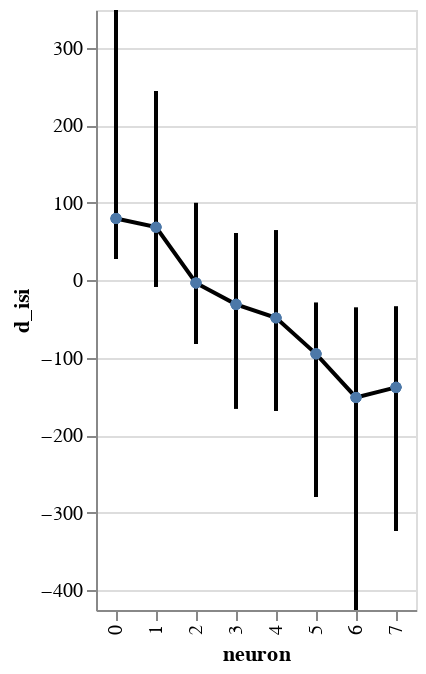

The code cell stored with this chart in its notebook:
### Code cell
chart_p = visualization.plot_posterior(df=df_both, title=f'd_{y}', x='neuron', )
chart_p[0] + chart_p[1]

### Figure 1 — Vega-Lite specification as saved in the notebook (floating-point values rounded to 4 significant figures)
{"config": {"view": {"continuousWidth": 400, "continuousHeight": 300}}, "layer": [{"mark": {"type": "rule", "clip": true, "size": 2}, "encoding": {"x": {"type": "ordinal", "field": "neuron"}, "y": {"type": "quantitative", "axis": {"orient": "left", "title": ""}, "field": "lower interval", "scale": {"domain": [-425.4, 348.8], "zero": true}}, "y2": {"field": "higher interval"}}}, {"mark": {"type": "line", "clip": true, "color": "black", "fill": null, "point": true}, "encoding": {"x": {"type": "ordinal", "field": "neuron"}, "y": {"type": "quantitative", "axis": {"orient": "left"}, "field": "center interval", "scale": {"domain": [-425.4, 348.8], "zero": true}, "title": "d_isi"}}}], "data": {"name": "data-92e34c6e1ebe884566981e90e80245d2"}, "$schema": "https://vega.github.io/schema/vega-lite/v4.8.1.json", "datasets": {"data-92e34c6e1ebe884566981e90e80245d2": [{"index": 0, "neuron": 0, "mouse": "m0bayes", "intercept higher interval": 0.06853, "intercept lower interval": 0.06, "intercept center interval": 0.06467, "mu_intercept_per_group higher interval": 23.02, "mu_intercept_per_group lower interval": -9.37, "mu_intercept_per_group center interval": 7.81, "sigma_intercept_per_group higher interval": 0.000522, "sigma_intercept_per_group lower interval": 1.982e-05, "sigma_intercept_per_group center interval": 9.724e-05, "sigma_obs higher interval": 0.01177, "sigma_obs lower interval": 0.009283, "sigma_obs center interval": 0.01031, "sigma_slope_per_condition higher interval": 0.0001757, "sigma_slope_per_condition lower interval": 3.304e-05, "sigma_slope_per_condition center interval": 5.255e-05, "higher interval": 348.8, "lower interval": 27.81, "center interval": 79.78, "isi diff": 0.001389}, {"index": 1, "neuron": 0, "mouse": "m1bayes", "intercept higher interval": 0.06853, "intercept lower interval": 0.06, "intercept center interval": 0.06467, "mu_intercept_per_group higher interval": 23.02, "mu_intercept_per_group lower interval": -9.37, "mu_intercept_per_group center interval": 7.81, "sigma_intercept_per_group higher interval": 0.000522, "sigma_intercept_per_group lower interval": 1.982e-05, "sigma_intercept_per_group center interval": 9.724e-05, "sigma_obs higher interval": 0.01177, "sigma_obs lower interval": 0.009283, "sigma_obs center interval": 0.01031, "sigma_slope_per_condition higher interval": 0.0001757, "sigma_slope_per_condition lower interval": 3.304e-05, "sigma_slope_per_condition center interval": 5.255e-05, "higher interval": 348.8, "lower interval": 27.81, "center interval": 79.78, "isi diff": 0.005054}, {"index": 2, "neuron": 0, "mouse": "m2bayes", "intercept higher interval": 0.06853, "intercept lower interval": 0.06, "intercept center interval": 0.06467, "mu_intercept_per_group higher interval": 23.02, "mu_intercept_per_group lower interval": -9.37, "mu_intercept_per_group center interval": 7.81, "sigma_intercept_per_group higher interval": 0.000522, "sigma_intercept_per_group lower interval": 1.982e-05, "sigma_intercept_per_group center interval": 9.724e-05, "sigma_obs higher interval": 0.01177, "sigma_obs lower interval": 0.009283, "sigma_obs center interval": 0.01031, "sigma_slope_per_condition higher interval": 0.0001757, "sigma_slope_per_condition lower interval": 3.304e-05, "sigma_slope_per_condition center interval": 5.255e-05, "higher interval": 348.8, "lower interval": 27.81, "center interval": 79.78, "isi diff": -0.003872}, {"index": 3, "neuron": 0, "mouse": "m3bayes", "intercept higher interval": 0.06853, "intercept lower interval": 0.06, "intercept center interval": 0.06467, "mu_intercept_per_group higher interval": 23.02, "mu_intercept_per_group lower interval": -9.37, "mu_intercept_per_group center interval": 7.81, "sigma_intercept_per_group higher interval": 0.000522, "sigma_intercept_per_group lower interval": 1.982e-05, "sigma_intercept_per_group center interval": 9.724e-05, "sigma_obs higher interval": 0.01177, "sigma_obs lower interval": 0.009283, "sigma_obs center interval": 0.01031, "sigma_slope_per_condition higher interval": 0.0001757, "sigma_slope_per_condition lower interval": 3.304e-05, "sigma_slope_per_condition center interval": 5.255e-05, "higher interval": 348.8, "lower interval": 27.81, "center interval": 79.78, "isi diff": -0.01902}, {"index": 4, "neuron": 1, "mouse": "m0bayes", "intercept higher interval": null, "intercept lower interval": null, "intercept center interval": null, "mu_intercept_per_group higher interval": 8.582, "mu_intercept_per_group lower interval": -23.23, "mu_intercept_per_group center interval": -2.237, "sigma_intercept_per_group higher interval": null, "sigma_intercept_per_group lower interval": null, "sigma_intercept_per_group center interval": null, "sigma_obs higher interval": null, "sigma_obs lower interval": null, "sigma_obs center interval": null, "sigma_slope_per_condition higher interval": null, "sigma_slope_per_condition lower interval": null, "sigma_slope_per_condition center interval": null, "higher interval": 244.2, "lower interval": -8.152, "center interval": 68.65, "isi diff": 0.002404}, {"index": 5, "neuron": 1, "mouse": "m1bayes", "intercept higher interval": null, "intercept lower interval": null, "intercept center interval": null, "mu_intercept_per_group higher interval": 8.582, "mu_intercept_per_group lower interval": -23.23, "mu_intercept_per_group center interval": -2.237, "sigma_intercept_per_group higher interval": null, "sigma_intercept_per_group lower interval": null, "sigma_intercept_per_group center interval": null, "sigma_obs higher interval": null, "sigma_obs lower interval": null, "sigma_obs center interval": null, "sigma_slope_per_condition higher interval": null, "sigma_slope_per_condition lower interval": null, "sigma_slope_per_condition center interval": null, "higher interval": 244.2, "lower interval": -8.152, "center interval": 68.65, "isi diff": -0.006311}, {"index": 6, "neuron": 1, "mouse": "m2bayes", "intercept higher interval": null, "intercept lower interval": null, "intercept center interval": null, "mu_intercept_per_group higher interval": 8.582, "mu_intercept_per_group lower interval": -23.23, "mu_intercept_per_group center interval": -2.237, "sigma_intercept_per_group higher interval": null, "sigma_intercept_per_group lower interval": null, "sigma_intercept_per_group center interval": null, "sigma_obs higher interval": null, "sigma_obs lower interval": null, "sigma_obs center interval": null, "sigma_slope_per_condition higher interval": null, "sigma_slope_per_condition lower interval": null, "sigma_slope_per_condition center interval": null, "higher interval": 244.2, "lower interval": -8.152, "center interval": 68.65, "isi diff": 0.0002756}, {"index": 7, "neuron": 1, "mouse": "m3bayes", "intercept higher interval": null, "intercept lower interval": null, "intercept center interval": null, "mu_intercept_per_group higher interval": 8.582, "mu_intercept_per_group lower interval": -23.23, "mu_intercept_per_group center interval": -2.237, "sigma_intercept_per_group higher interval": null, "sigma_intercept_per_group lower interval": null, "sigma_intercept_per_group center interval": null, "sigma_obs higher interval": null, "sigma_obs lower interval": null, "sigma_obs center interval": null, "sigma_slope_per_condition higher interval": null, "sigma_slope_per_condition lower interval": null, "sigma_slope_per_condition center interval": null, "higher interval": 244.2, "lower interval": -8.152, "center interval": 68.65, "isi diff": -0.007702}, {"index": 8, "neuron": 2, "mouse": "m0bayes", "intercept higher interval": null, "intercept lower interval": null, "intercept center interval": null, "mu_intercept_per_group higher interval": 18.28, "mu_intercept_per_group lower interval": -16.3, "mu_intercept_per_group center interval": -4.443, "sigma_intercept_per_group higher interval": null, "sigma_intercept_per_group lower interval": null, "sigma_intercept_per_group center interval": null, "sigma_obs higher interval": null, "sigma_obs lower interval": null, "sigma_obs center interval": null, "sigma_slope_per_condition higher interval": null, "sigma_slope_per_condition lower interval": null, "sigma_slope_per_condition center interval": null, "higher interval": 99.85, "lower interval": -81.9, "center interval": -3.433, "isi diff": -0.01811}, {"index": 9, "neuron": 2, "mouse": "m1bayes", "intercept higher interval": null, "intercept lower interval": null, "intercept center interval": null, "mu_intercept_per_group higher interval": 18.28, "mu_intercept_per_group lower interval": -16.3, "mu_intercept_per_group center interval": -4.443, "sigma_intercept_per_group higher interval": null, "sigma_intercept_per_group lower interval": null, "sigma_intercept_per_group center interval": null, "sigma_obs higher interval": null, "sigma_obs lower interval": null, "sigma_obs center interval": null, "sigma_slope_per_condition higher interval": null, "sigma_slope_per_condition lower interval": null, "sigma_slope_per_condition center interval": null, "higher interval": 99.85, "lower interval": -81.9, "center interval": -3.433, "isi diff": -0.0008288}, {"index": 10, "neuron": 2, "mouse": "m2bayes", "intercept higher interval": null, "intercept lower interval": null, "intercept center interval": null, "mu_intercept_per_group higher interval": 18.28, "mu_intercept_per_group lower interval": -16.3, "mu_intercept_per_group center interval": -4.443, "sigma_intercept_per_group higher interval": null, "sigma_intercept_per_group lower interval": null, "sigma_intercept_per_group center interval": null, "sigma_obs higher interval": null, "sigma_obs lower interval": null, "sigma_obs center interval": null, "sigma_slope_per_condition higher interval": null, "sigma_slope_per_condition lower interval": null, "sigma_slope_per_condition center interval": null, "higher interval": 99.85, "lower interval": -81.9, "center interval": -3.433, "isi diff": -0.019}, {"index": 11, "neuron": 2, "mouse": "m3bayes", "intercept higher interval": null, "intercept lower interval": null, "intercept center interval": null, "mu_intercept_per_group higher interval": 18.28, "mu_intercept_per_group lower interval": -16.3, "mu_intercept_per_group center interval": -4.443, "sigma_intercept_per_group higher interval": null, "sigma_intercept_per_group lower interval": null, "sigma_intercept_per_group center interval": null, "sigma_obs higher interval": null, "sigma_obs lower interval": null, "sigma_obs center interval": null, "sigma_slope_per_condition higher interval": null, "sigma_slope_per_condition lower interval": null, "sigma_slope_per_condition center interval": null, "higher interval": 99.85, "lower interval": -81.9, "center interval": -3.433, "isi diff": -0.007841}, {"index": 12, "neuron": 3, "mouse": "m0bayes", "intercept higher interval": null, "intercept lower interval": null, "intercept center interval": null, "mu_intercept_per_group higher interval": 9.598, "mu_intercept_per_group lower interval": -23.89, "mu_intercept_per_group center interval": -8.524, "sigma_intercept_per_group higher interval": null, "sigma_intercept_per_group lower interval": null, "sigma_intercept_per_group center interval": null, "sigma_obs higher interval": null, "sigma_obs lower interval": null, "sigma_obs center interval": null, "sigma_slope_per_condition higher interval": null, "sigma_slope_per_condition lower interval": null, "sigma_slope_per_condition center interval": null, "higher interval": 61.02, "lower interval": -165.4, "center interval": -31.02, "isi diff": -0.008689}, {"index": 13, "neuron": 3, "mouse": "m1bayes", "intercept higher interval": null, "intercept lower interval": null, "intercept center interval": null, "mu_intercept_per_group higher interval": 9.598, "mu_intercept_per_group lower interval": -23.89, "mu_intercept_per_group center interval": -8.524, "sigma_intercept_per_group higher interval": null, "sigma_intercept_per_group lower interval": null, "sigma_intercept_per_group center interval": null, "sigma_obs higher interval": null, "sigma_obs lower interval": null, "sigma_obs center interval": null, "sigma_slope_per_condition higher interval": null, "sigma_slope_per_condition lower interval": null, "sigma_slope_per_condition center interval": null, "higher interval": 61.02, "lower interval": -165.4, "center interval": -31.02, "isi diff": 0.0024}, {"index": 14, "neuron": 3, "mouse": "m2bayes", "intercept higher interval": null, "intercept lower interval": null, "intercept center interval": null, "mu_intercept_per_group higher interval": 9.598, "mu_intercept_per_group lower interval": -23.89, "mu_intercept_per_group center interval": -8.524, "sigma_intercept_per_group higher interval": null, "sigma_intercept_per_group lower interval": null, "sigma_intercept_per_group center interval": null, "sigma_obs higher interval": null, "sigma_obs lower interval": null, "sigma_obs center interval": null, "sigma_slope_per_condition higher interval": null, "sigma_slope_per_condition lower interval": null, "sigma_slope_per_condition center interval": null, "higher interval": 61.02, "lower interval": -165.4, "center interval": -31.02, "isi diff": -0.02157}, {"index": 15, "neuron": 3, "mouse": "m3bayes", "intercept higher interval": null, "intercept lower interval": null, "intercept center interval": null, "mu_intercept_per_group higher interval": 9.598, "mu_intercept_per_group lower interval": -23.89, "mu_intercept_per_group center interval": -8.524, "sigma_intercept_per_group higher interval": null, "sigma_intercept_per_group lower interval": null, "sigma_intercept_per_group center interval": null, "sigma_obs higher interval": null, "sigma_obs lower interval": null, "sigma_obs center interval": null, "sigma_slope_per_condition higher interval": null, "sigma_slope_per_condition lower interval": null, "sigma_slope_per_condition center interval": null, "higher interval": 61.02, "lower interval": -165.4, "center interval": -31.02, "isi diff": -0.005418}, {"index": 16, "neuron": 4, "mouse": "m0bayes", "intercept higher interval": null, "intercept lower interval": null, "intercept center interval": null, "mu_intercept_per_group higher interval": null, "mu_intercept_per_group lower interval": null, "mu_intercept_per_group center interval": null, "sigma_intercept_per_group higher interval": null, "sigma_intercept_per_group lower interval": null, "sigma_intercept_per_group center interval": null, "sigma_obs higher interval": null, "sigma_obs lower interval": null, "sigma_obs center interval": null, "sigma_slope_per_condition higher interval": null, "sigma_slope_per_condition lower interval": null, "sigma_slope_per_condition center interval": null, "higher interval": 64.3, "lower interval": -168.1, "center interval": -48.47, "isi diff": -0.007306}, {"index": 17, "neuron": 4, "mouse": "m1bayes", "intercept higher interval": null, "intercept lower interval": null, "intercept center interval": null, "mu_intercept_per_group higher interval": null, "mu_intercept_per_group lower interval": null, "mu_intercept_per_group center interval": null, "sigma_intercept_per_group higher interval": null, "sigma_intercept_per_group lower interval": null, "sigma_intercept_per_group center interval": null, "sigma_obs higher interval": null, "sigma_obs lower interval": null, "sigma_obs center interval": null, "sigma_slope_per_condition higher interval": null, "sigma_slope_per_condition lower interval": null, "sigma_slope_per_condition center interval": null, "higher interval": 64.3, "lower interval": -168.1, "center interval": -48.47, "isi diff": 0.000305}, {"index": 18, "neuron": 4, "mouse": "m2bayes", "intercept higher interval": null, "intercept lower interval": null, "intercept center interval": null, "mu_intercept_per_group higher interval": null, "mu_intercept_per_group lower interval": null, "mu_intercept_per_group center interval": null, "sigma_intercept_per_group higher interval": null, "sigma_intercept_per_group lower interval": null, "sigma_intercept_per_group center interval": null, "sigma_obs higher interval": null, "sigma_obs lower interval": null, "sigma_obs center interval": null, "sigma_slope_per_condition higher interval": null, "sigma_slope_per_condition lower interval": null, "sigma_slope_per_condition center interval": null, "higher interval": 64.3, "lower interval": -168.1, "center interval": -48.47, "isi diff": 0.0001987}, {"index": 19, "neuron": 4, "mouse": "m3bayes", "intercept higher interval": null, "intercept lower interval": null, "intercept center interval": null, "mu_intercept_per_group higher interval": null, "mu_intercept_per_group lower interval": null, "mu_intercept_per_group center interval": null, "sigma_intercept_per_group higher interval": null, "sigma_intercept_per_group lower interval": null, "sigma_intercept_per_group center interval": null, "sigma_obs higher interval": null, "sigma_obs lower interval": null, "sigma_obs center interval": null, "sigma_slope_per_condition higher interval": null, "sigma_slope_per_condition lower interval": null, "sigma_slope_per_condition center interval": null, "higher interval": 64.3, "lower interval": -168.1, "center interval": -48.47, "isi diff": -0.006676}, {"index": 20, "neuron": 5, "mouse": "m0bayes", "intercept higher interval": null, "intercept lower interval": null, "intercept center interval": null, "mu_intercept_per_group higher interval": null, "mu_intercept_per_group lower interval": null, "mu_intercept_per_group center interval": null, "sigma_intercept_per_group higher interval": null, "sigma_intercept_per_group lower interval": null, "sigma_intercept_per_group center interval": null, "sigma_obs higher interval": null, "sigma_obs lower interval": null, "sigma_obs center interval": null, "sigma_slope_per_condition higher interval": null, "sigma_slope_per_condition lower interval": null, "sigma_slope_per_condition center interval": null, "higher interval": -29.04, "lower interval": -279.5, "center interval": -94.86, "isi diff": 0.00125}, {"index": 21, "neuron": 5, "mouse": "m1bayes", "intercept higher interval": null, "intercept lower interval": null, "intercept center interval": null, "mu_intercept_per_group higher interval": null, "mu_intercept_per_group lower interval": null, "mu_intercept_per_group center interval": null, "sigma_intercept_per_group higher interval": null, "sigma_intercept_per_group lower interval": null, "sigma_intercept_per_group center interval": null, "sigma_obs higher interval": null, "sigma_obs lower interval": null, "sigma_obs center interval": null, "sigma_slope_per_condition higher interval": null, "sigma_slope_per_condition lower interval": null, "sigma_slope_per_condition center interval": null, "higher interval": -29.04, "lower interval": -279.5, "center interval": -94.86, "isi diff": -0.0154}, {"index": 22, "neuron": 5, "mouse": "m2bayes", "intercept higher interval": null, "intercept lower interval": null, "intercept center interval": null, "mu_intercept_per_group higher interval": null, "mu_intercept_per_group lower interval": null, "mu_intercept_per_group center interval": null, "sigma_intercept_per_group higher interval": null, "sigma_intercept_per_group lower interval": null, "sigma_intercept_per_group center interval": null, "sigma_obs higher interval": null, "sigma_obs lower interval": null, "sigma_obs center interval": null, "sigma_slope_per_condition higher interval": null, "sigma_slope_per_condition lower interval": null, "sigma_slope_per_condition center interval": null, "higher interval": -29.04, "lower interval": -279.5, "center interval": -94.86, "isi diff": -0.01079}, {"index": 23, "neuron": 5, "mouse": "m3bayes", "intercept higher interval": null, "intercept lower interval": null, "intercept center interval": null, "mu_intercept_per_group higher interval": null, "mu_intercept_per_group lower interval": null, "mu_intercept_per_group center interval": null, "sigma_intercept_per_group higher interval": null, "sigma_intercept_per_group lower interval": null, "sigma_intercept_per_group center interval": null, "sigma_obs higher interval": null, "sigma_obs lower interval": null, "sigma_obs center interval": null, "sigma_slope_per_condition higher interval": null, "sigma_slope_per_condition lower interval": null, "sigma_slope_per_condition center interval": null, "higher interval": -29.04, "lower interval": -279.5, "center interval": -94.86, "isi diff": 0.002367}, {"index": 24, "neuron": 6, "mouse": "m0bayes", "intercept higher interval": null, "intercept lower interval": null, "intercept center interval": null, "mu_intercept_per_group higher interval": null, "mu_intercept_per_group lower interval": null, "mu_intercept_per_group center interval": null, "sigma_intercept_per_group higher interval": null, "sigma_intercept_per_group lower interval": null, "sigma_intercept_per_group center interval": null, "sigma_obs higher interval": null, "sigma_obs lower interval": null, "sigma_obs center interval": null, "sigma_slope_per_condition higher interval": null, "sigma_slope_per_condition lower interval": null, "sigma_slope_per_condition center interval": null, "higher interval": -35.5, "lower interval": -425.4, "center interval": -151.2, "isi diff": -0.0005648}, {"index": 25, "neuron": 6, "mouse": "m1bayes", "intercept higher interval": null, "intercept lower interval": null, "intercept center interval": null, "mu_intercept_per_group higher interval": null, "mu_intercept_per_group lower interval": null, "mu_intercept_per_group center interval": null, "sigma_intercept_per_group higher interval": null, "sigma_intercept_per_group lower interval": null, "sigma_intercept_per_group center interval": null, "sigma_obs higher interval": null, "sigma_obs lower interval": null, "sigma_obs center interval": null, "sigma_slope_per_condition higher interval": null, "sigma_slope_per_condition lower interval": null, "sigma_slope_per_condition center interval": null, "higher interval": -35.5, "lower interval": -425.4, "center interval": -151.2, "isi diff": -0.002551}, {"index": 26, "neuron": 6, "mouse": "m2bayes", "intercept higher interval": null, "intercept lower interval": null, "intercept center interval": null, "mu_intercept_per_group higher interval": null, "mu_intercept_per_group lower interval": null, "mu_intercept_per_group center interval": null, "sigma_intercept_per_group higher interval": null, "sigma_intercept_per_group lower interval": null, "sigma_intercept_per_group center interval": null, "sigma_obs higher interval": null, "sigma_obs lower interval": null, "sigma_obs center interval": null, "sigma_slope_per_condition higher interval": null, "sigma_slope_per_condition lower interval": null, "sigma_slope_per_condition center interval": null, "higher interval": -35.5, "lower interval": -425.4, "center interval": -151.2, "isi diff": -0.003493}, {"index": 27, "neuron": 6, "mouse": "m3bayes", "intercept higher interval": null, "intercept lower interval": null, "intercept center interval": null, "mu_intercept_per_group higher interval": null, "mu_intercept_per_group lower interval": null, "mu_intercept_per_group center interval": null, "sigma_intercept_per_group higher interval": null, "sigma_intercept_per_group lower interval": null, "sigma_intercept_per_group center interval": null, "sigma_obs higher interval": null, "sigma_obs lower interval": null, "sigma_obs center interval": null, "sigma_slope_per_condition higher interval": null, "sigma_slope_per_condition lower interval": null, "sigma_slope_per_condition center interval": null, "higher interval": -35.5, "lower interval": -425.4, "center interval": -151.2, "isi diff": -0.001849}, {"index": 28, "neuron": 7, "mouse": "m0bayes", "intercept higher interval": null, "intercept lower interval": null, "intercept center interval": null, "mu_intercept_per_group higher interval": null, "mu_intercept_per_group lower interval": null, "mu_intercept_per_group center interval": null, "sigma_intercept_per_group higher interval": null, "sigma_intercept_per_group lower interval": null, "sigma_intercept_per_group center interval": null, "sigma_obs higher interval": null, "sigma_obs lower interval": null, "sigma_obs center interval": null, "sigma_slope_per_condition higher interval": null, "sigma_slope_per_condition lower interval": null, "sigma_slope_per_condition center interval": null, "higher interval": -34.01, "lower interval": -323.3, "center interval": -138.1, "isi diff": 0.00237}, {"index": 29, "neuron": 7, "mouse": "m1bayes", "intercept higher interval": null, "intercept lower interval": null, "intercept center interval": null, "mu_intercept_per_group higher interval": null, "mu_intercept_per_group lower interval": null, "mu_intercept_per_group center interval": null, "sigma_intercept_per_group higher interval": null, "sigma_intercept_per_group lower interval": null, "sigma_intercept_per_group center interval": null, "sigma_obs higher interval": null, "sigma_obs lower interval": null, "sigma_obs center interval": null, "sigma_slope_per_condition higher interval": null, "sigma_slope_per_condition lower interval": null, "sigma_slope_per_condition center interval": null, "higher interval": -34.01, "lower interval": -323.3, "center interval": -138.1, "isi diff": 0.008076}, {"index": 30, "neuron": 7, "mouse": "m2bayes", "intercept higher interval": null, "intercept lower interval": null, "intercept center interval": null, "mu_intercept_per_group higher interval": null, "mu_intercept_per_group lower interval": null, "mu_intercept_per_group center interval": null, "sigma_intercept_per_group higher interval": null, "sigma_intercept_per_group lower interval": null, "sigma_intercept_per_group center interval": null, "sigma_obs higher interval": null, "sigma_obs lower interval": null, "sigma_obs center interval": null, "sigma_slope_per_condition higher interval": null, "sigma_slope_per_condition lower interval": null, "sigma_slope_per_condition center interval": null, "higher interval": -34.01, "lower interval": -323.3, "center interval": -138.1, "isi diff": 0.004898}, {"index": 31, "neuron": 7, "mouse": "m3bayes", "intercept higher interval": null, "intercept lower interval": null, "intercept center interval": null, "mu_intercept_per_group higher interval": null, "mu_intercept_per_group lower interval": null, "mu_intercept_per_group center interval": null, "sigma_intercept_per_group higher interval": null, "sigma_intercept_per_group lower interval": null, "sigma_intercept_per_group center interval": null, "sigma_obs higher interval": null, "sigma_obs lower interval": null, "sigma_obs center interval": null, "sigma_slope_per_condition higher interval": null, "sigma_slope_per_condition lower interval": null, "sigma_slope_per_condition center interval": null, "higher interval": -34.01, "lower interval": -323.3, "center interval": -138.1, "isi diff": -0.002579}]}}
